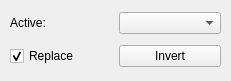
<?xml version="1.0" encoding="UTF-8"?>
<ui version="4.0">
 <class>InvertTool</class>
 <widget class="QWidget" name="InvertTool">
  <property name="geometry">
   <rect>
    <x>0</x>
    <y>0</y>
    <width>231</width>
    <height>81</height>
   </rect>
  </property>
  <property name="windowTitle">
   <string>Form</string>
  </property>
  <widget class="QWidget" name="layoutWidget_2">
   <property name="geometry">
    <rect>
     <x>10</x>
     <y>10</y>
     <width>211</width>
     <height>26</height>
    </rect>
   </property>
   <layout class="QHBoxLayout" name="activeHLayout">
    <item>
     <widget class="QLabel" name="activeLabel">
      <property name="text">
       <string>Active:</string>
      </property>
     </widget>
    </item>
    <item>
     <widget class="QComboBox" name="activeComboBox"/>
    </item>
   </layout>
  </widget>
  <widget class="QWidget" name="">
   <property name="geometry">
    <rect>
     <x>10</x>
     <y>40</y>
     <width>211</width>
     <height>32</height>
    </rect>
   </property>
   <layout class="QHBoxLayout" name="replaceInvertLayout">
    <item>
     <widget class="QCheckBox" name="replaceCheckBox">
      <property name="text">
       <string>Replace</string>
      </property>
      <property name="checked">
       <bool>true</bool>
      </property>
     </widget>
    </item>
    <item>
     <widget class="QPushButton" name="invertButton">
      <property name="text">
       <string>Invert</string>
      </property>
     </widget>
    </item>
   </layout>
  </widget>
 </widget>
 <resources/>
 <connections/>
</ui>
